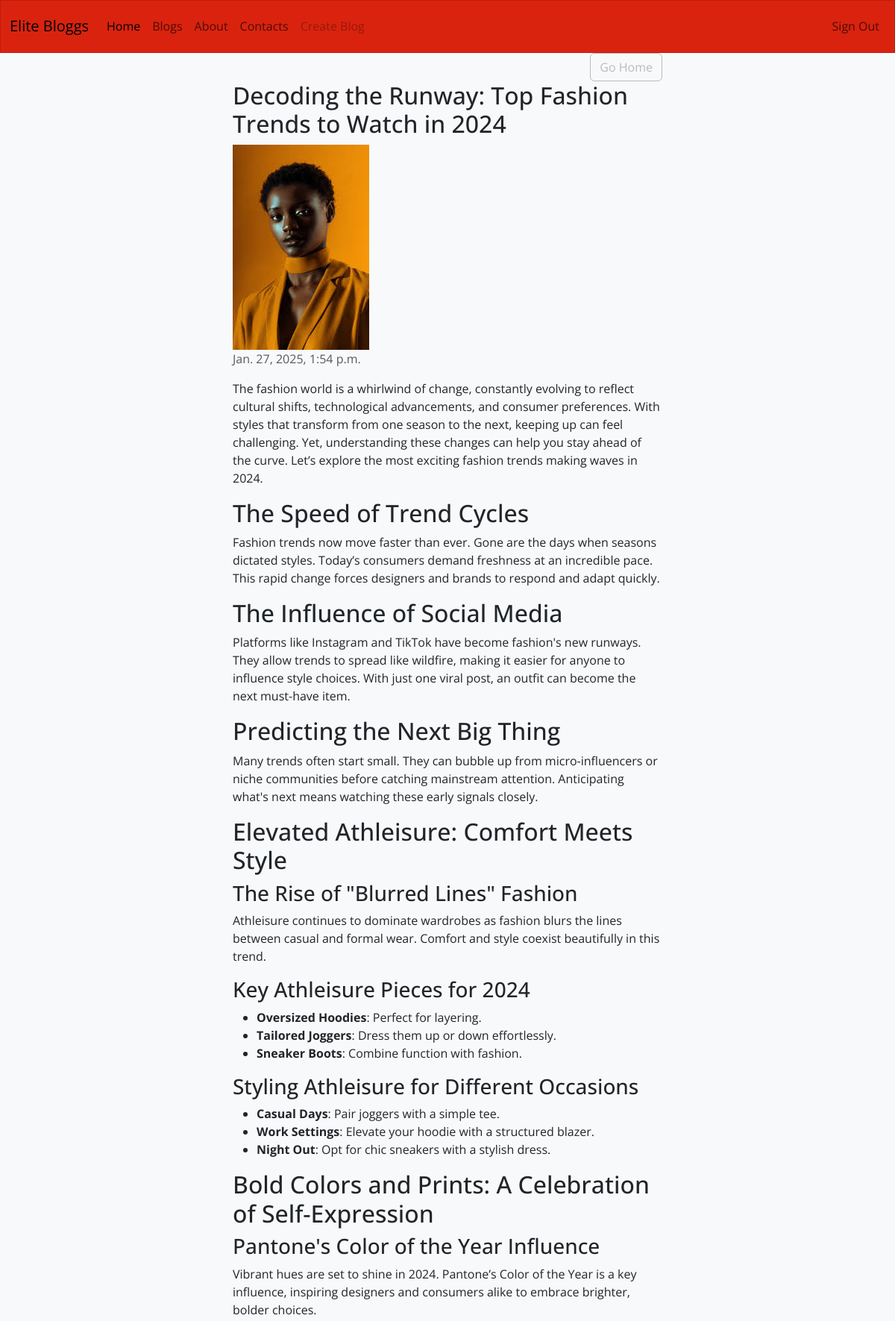
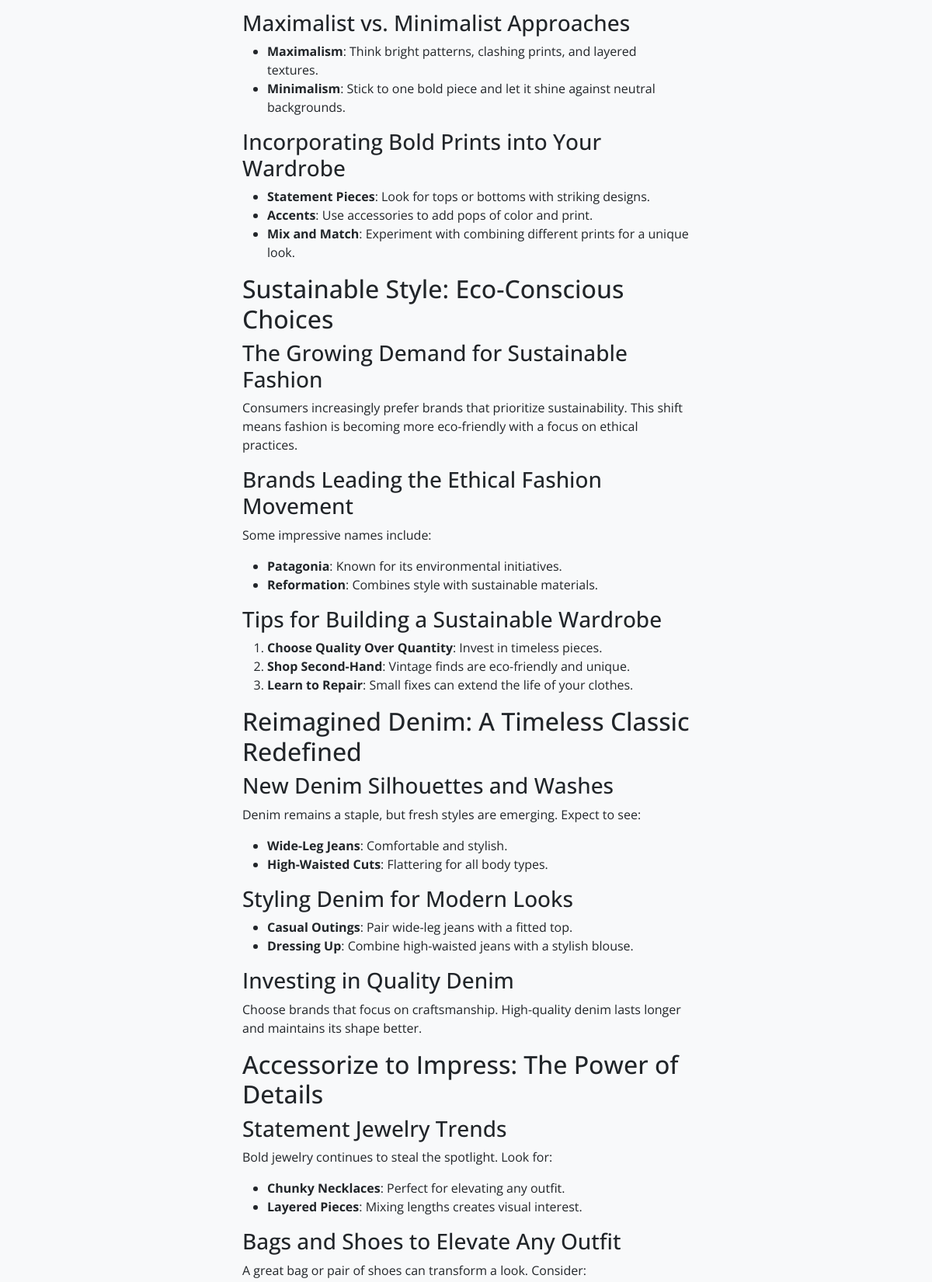
/article/2/ (signed in, upper part), run on the app's committed database (2 pictures, top to bottom).
### posts/models.py (models this page shows, shortened)
class Article(models.Model):
    title = models.CharField(max_length=255)
    content = HTMLField()
    date_posted = models.DateTimeField(auto_now_add=True)
    author = models.ForeignKey(User, on_delete=models.CASCADE)
    featured = models.BooleanField(default=False)
    category = models.ForeignKey('Category', on_delete=models.CASCADE)
    likes = models.ManyToManyField(User, related_name='likes', blank=True)
    image = models.ImageField(default='default.jpg', upload_to='images/')

### posts/views.py (the view, shortened to what this page needs)
# urls.py: path('article/<int:pk>/', ArticleDetailView.as_view(), name='article-detail'),
class ArticleDetailView(View):
    def get(self, request, pk):
        article = get_object_or_404(Article, pk=pk)
        form = CommentForm()
        comments = Comment.objects.filter(article=article)
        return render(request, 'posts/article_detail.html', {'article': article, 'form': form, 'comments': comments})

### posts/templates/posts/article_detail.html (shortened to what this page needs)
{% extends 'posts/base.html' %}
{% block content %}
<div class="row mx-md-0 mx3">
    <div class="col-md-6 offset-md-3 text-end">
        <a class="btn btn-outline-secondary" href="{% url 'index' %}">Go Home</a>
    </div>
</div>
<div class="row mx-md-0 mx-3">
    <div class="col-md-6 offset-md-3">
        <h2>{{ article.title }}</h2>
        {% if article.image %}
            <img src="{{ article.image.url }}" class="img-fluid" alt="{{ article.title }}">
        {% endif %}
        <p class="text-muted">{{ article.date_posted }}</p>
        <p>{{ article.content | safe }}</p>
    </div>
</div>
{% endblock %}

### data on the page
Article: title "Decoding the Runway: Top Fashion Trends to Watch in 2024", image (picture), date_posted "Jan. 27, 2025, 1:54 p.m.", content "The fashion world is a whirlwind of change, constantly evolving to reflect cultural shifts, technological advancements, and consumer preferences. With styles that transform from one season to the next, keeping up can feel challenging. Yet, understanding these changes can help you stay ahead of the curve. Let’s explore the most exciting fashion trends making waves in 2024. The Speed of Trend Cycles Fashion trends now move faster than ever. Gone are the days when seasons dictated styles. Today’s consumers demand freshness at an incredible pace. This rapid change forces designers and brands to respond and adapt quickly. The Influence of Social Media Platforms like Instagram and TikTok have…"
